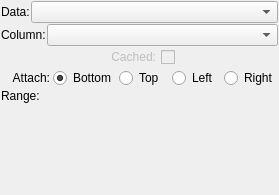
<?xml version="1.0" encoding="UTF-8"?>
<ui version="4.0">
 <class>AxisWidget</class>
 <widget class="QWidget" name="AxisWidget">
  <property name="geometry">
   <rect>
    <x>0</x>
    <y>0</y>
    <width>279</width>
    <height>195</height>
   </rect>
  </property>
  <property name="sizePolicy">
   <sizepolicy hsizetype="Preferred" vsizetype="Fixed">
    <horstretch>0</horstretch>
    <verstretch>0</verstretch>
   </sizepolicy>
  </property>
  <property name="maximumSize">
   <size>
    <width>16777215</width>
    <height>200</height>
   </size>
  </property>
  <property name="windowTitle">
   <string>PlotMS Axis Widget</string>
  </property>
  <layout class="QVBoxLayout" name="verticalLayout_2">
   <property name="spacing">
    <number>1</number>
   </property>
   <property name="margin">
    <number>1</number>
   </property>
   <item>
    <layout class="QHBoxLayout" name="horizontalLayout_2">
     <item>
      <widget class="QLabel" name="axisLabel">
       <property name="text">
        <string>Data:</string>
       </property>
      </widget>
     </item>
     <item>
      <widget class="QComboBox" name="chooser">
       <property name="sizePolicy">
        <sizepolicy hsizetype="Expanding" vsizetype="Fixed">
         <horstretch>0</horstretch>
         <verstretch>0</verstretch>
        </sizepolicy>
       </property>
      </widget>
     </item>
    </layout>
   </item>
   <item>
    <layout class="QHBoxLayout" name="horizontalLayout_3">
     <item>
      <widget class="QLabel" name="dataLabel">
       <property name="sizePolicy">
        <sizepolicy hsizetype="Fixed" vsizetype="Preferred">
         <horstretch>0</horstretch>
         <verstretch>0</verstretch>
        </sizepolicy>
       </property>
       <property name="text">
        <string>Column:</string>
       </property>
       <property name="textFormat">
        <enum>Qt::RichText</enum>
       </property>
      </widget>
     </item>
     <item>
      <widget class="QComboBox" name="dataChooser" />
     </item>
    </layout>
   </item>
   <item>
    <layout class="QHBoxLayout" name="horizontalLayout_4">
     <item>
      <spacer name="horizontalSpacer_2">
       <property name="orientation">
        <enum>Qt::Horizontal</enum>
       </property>
       <property name="sizeHint" stdset="0">
        <size>
         <width>40</width>
         <height>20</height>
        </size>
       </property>
      </spacer>
     </item>
     <item>
      <widget class="QCheckBox" name="inCache">
       <property name="enabled">
        <bool>false</bool>
       </property>
       <property name="sizePolicy">
        <sizepolicy hsizetype="Preferred" vsizetype="Fixed">
         <horstretch>0</horstretch>
         <verstretch>0</verstretch>
        </sizepolicy>
       </property>
       <property name="layoutDirection">
        <enum>Qt::RightToLeft</enum>
       </property>
       <property name="text">
        <string>Cached:</string>
       </property>
      </widget>
     </item>
     <item>
      <spacer name="horizontalSpacer">
       <property name="orientation">
        <enum>Qt::Horizontal</enum>
       </property>
       <property name="sizeHint" stdset="0">
        <size>
         <width>40</width>
         <height>20</height>
        </size>
       </property>
      </spacer>
     </item>
    </layout>
   </item>
   <item>
    <widget class="QFrame" name="attachFrame">
     <property name="frameShape">
      <enum>QFrame::NoFrame</enum>
     </property>
     <property name="frameShadow">
      <enum>QFrame::Raised</enum>
     </property>
     <layout class="QHBoxLayout" name="horizontalLayout">
      <property name="spacing">
       <number>3</number>
      </property>
      <property name="margin">
       <number>0</number>
      </property>
      <item>
       <widget class="QLabel" name="attachLabel">
        <property name="minimumSize">
         <size>
          <width>0</width>
          <height>0</height>
         </size>
        </property>
        <property name="maximumSize">
         <size>
          <width>16777215</width>
          <height>16777215</height>
         </size>
        </property>
        <property name="text">
         <string>Attach:</string>
        </property>
        <property name="textFormat">
         <enum>Qt::RichText</enum>
        </property>
        <property name="alignment">
         <set>Qt::AlignRight|Qt::AlignTrailing|Qt::AlignVCenter</set>
        </property>
       </widget>
      </item>
      <item>
       <widget class="QRadioButton" name="attachBottom">
        <property name="text">
         <string>Bottom</string>
        </property>
        <property name="checked">
         <bool>true</bool>
        </property>
       </widget>
      </item>
      <item>
       <widget class="QRadioButton" name="attachTop">
        <property name="text">
         <string>Top</string>
        </property>
       </widget>
      </item>
      <item>
       <widget class="QRadioButton" name="attachLeft">
        <property name="text">
         <string>Left</string>
        </property>
       </widget>
      </item>
      <item>
       <widget class="QRadioButton" name="attachRight">
        <property name="text">
         <string>Right</string>
        </property>
       </widget>
      </item>
     </layout>
    </widget>
   </item>
   <item>
    <layout class="QHBoxLayout" name="horizontalLayout_5">
     <item>
      <layout class="QVBoxLayout" name="verticalLayout">
       <item>
        <widget class="QLabel" name="rangeLabel">
         <property name="text">
          <string>Range:</string>
         </property>
         <property name="textFormat">
          <enum>Qt::RichText</enum>
         </property>
         <property name="alignment">
          <set>Qt::AlignLeading|Qt::AlignLeft|Qt::AlignTop</set>
         </property>
        </widget>
       </item>
       <item>
        <spacer name="verticalSpacer_2">
         <property name="orientation">
          <enum>Qt::Vertical</enum>
         </property>
         <property name="sizeHint" stdset="0">
          <size>
           <width>20</width>
           <height>40</height>
          </size>
         </property>
        </spacer>
       </item>
      </layout>
     </item>
     <item>
      <widget class="QFrame" name="rangeFrame">
       <property name="sizePolicy">
        <sizepolicy hsizetype="Expanding" vsizetype="Preferred">
         <horstretch>0</horstretch>
         <verstretch>0</verstretch>
        </sizepolicy>
       </property>
       <property name="maximumSize">
        <size>
         <width>16777215</width>
         <height>225</height>
        </size>
       </property>
       <property name="frameShape">
        <enum>QFrame::NoFrame</enum>
       </property>
       <property name="frameShadow">
        <enum>QFrame::Raised</enum>
       </property>
      </widget>
     </item>
    </layout>
   </item>
  </layout>
 </widget>
 <resources/>
 <connections/>
</ui>
